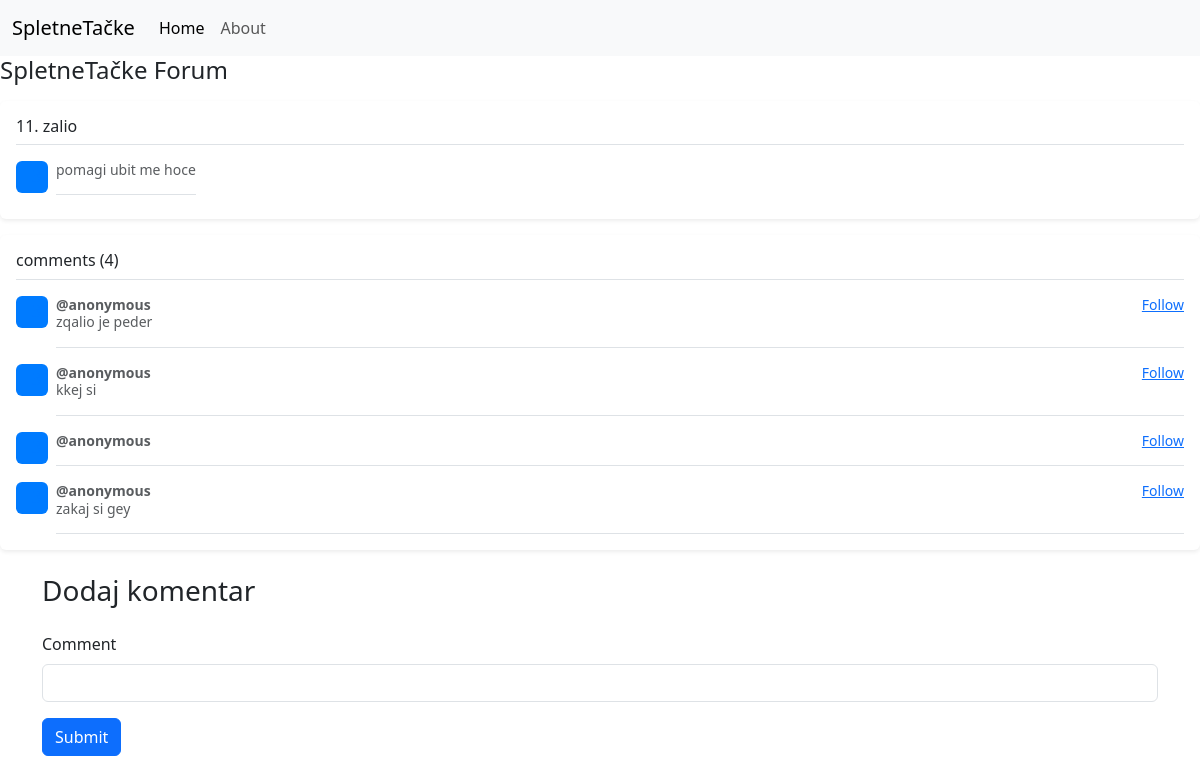
Before: /topic/11 with the older database file.
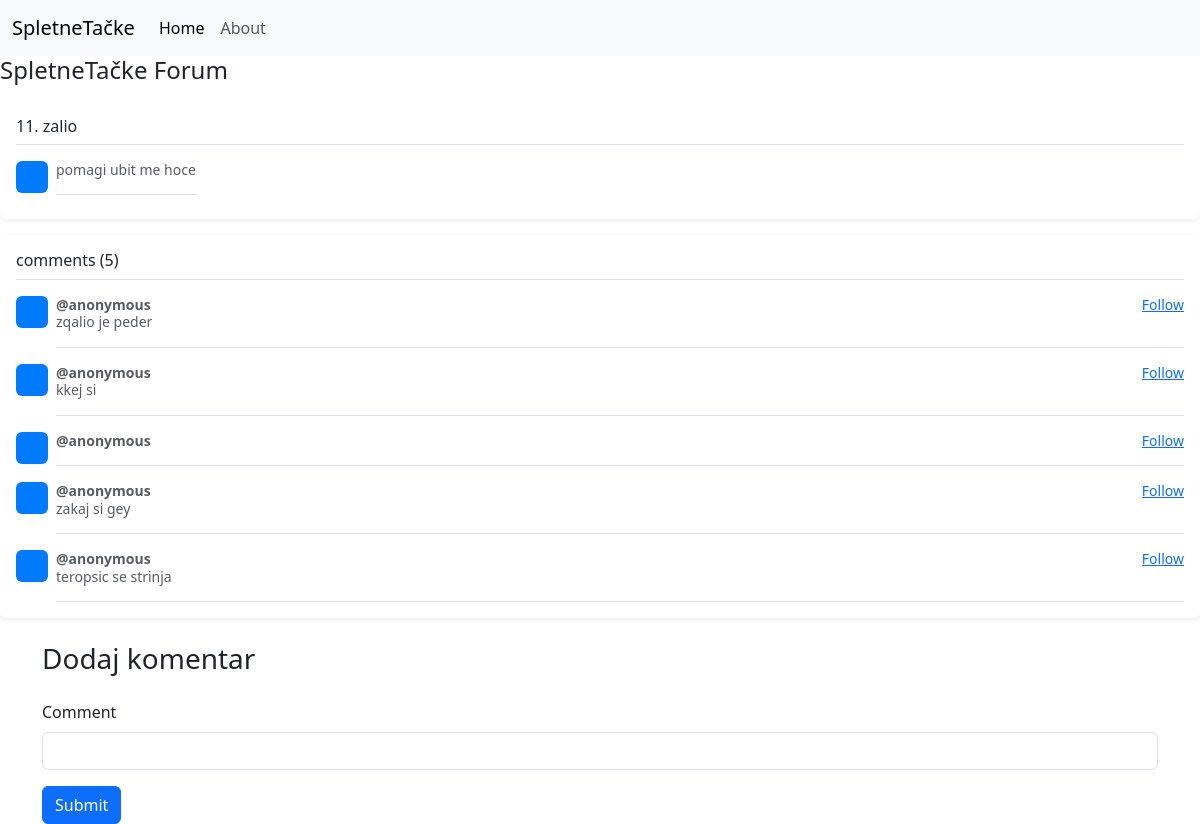
After: the same page with the newer database file.
### Forums/main.py (models this page shows)
class Topic(db.Model):
    id: Mapped[int] = mapped_column(primary_key=True)
    title: Mapped[str] = mapped_column(unique=True)
    description: Mapped[str]

class Comment(db.Model):
    id: Mapped[int] = mapped_column(primary_key=True)
    text: Mapped[str]
    topicId: Mapped[str]

### Forums/main.py (the view, shortened to what this page needs)
@app.route("/topic/<int:id>",methods=["GET", "POST"])
def topic(id):
    topic = db.get_or_404(Topic, id)
    comments = Comment.query.filter_by(topicId=id).all()
    return render_template("topic.html", topic=topic, comments=comments)

### Forums/templates/topic.html (shortened to what this page needs)
<!doctype html>
<html lang="en">
  <head>
    <link href="https://cdn.jsdelivr.net/npm/bootstrap@5.3.3/dist/css/bootstrap.min.css" rel="stylesheet">
  </head>
  <body>
    <nav class="navbar navbar-expand-lg bg-body-tertiary">
        <div class="container-fluid">
          <a class="navbar-brand" href="/">SpletneTačke</a>
          <div class="collapse navbar-collapse" id="navbarNavDropdown">
            <ul class="navbar-nav">
              <li class="nav-item">
                <a class="nav-link active" aria-current="page" href="/">Home</a>
              </li>
              <li class="nav-item">
                <a class="nav-link" href="#">About</a>
              </li>
            </ul>
          </div>
        </div>
      </nav>
        <h1 class="fs-4 text">SpletneTačke Forum</h1>
        <div class="my-3 p-3 bg-body rounded shadow-sm">
          <h6 class="border-bottom pb-2 mb-0">{{topic.id}}. {{topic.title}}<h6>
          <div class="d-flex text-muted pt-3">
            <svg class="bd-placeholder-img flex-shrink-0 me-2 rounded" width="32" height="32" xmlns="http://www.w3.org/2000/svg" role="img" aria-label="Placeholder: 32x32" preserveAspectRatio="xMidYMid slice" focusable="false"><title>Placeholder</title><rect width="100%" height="100%" fill="#007bff"></rect><text x="50%" y="50%" fill="#007bff" dy=".3em">32x32</text></svg>
            <p class="pb-3 mb-0 small lh-sm border-bottom">
              {{topic.description}}
            </p>
          </div>
      </div>
      <div class="my-3 p-3 bg-body rounded shadow-sm">
        <h6 class="border-bottom pb-2 mb-0">comments ({{comments | length}})</h6>
        {% for comment in comments %}
        <div class="d-flex text-muted pt-3">
          <svg class="bd-placeholder-img flex-shrink-0 me-2 rounded" width="32" height="32" xmlns="http://www.w3.org/2000/svg" role="img" aria-label="Placeholder: 32x32" preserveAspectRatio="xMidYMid slice" focusable="false"><title>Placeholder</title><rect width="100%" height="100%" fill="#007bff"></rect><text x="50%" y="50%" fill="#007bff" dy=".3em">32x32</text></svg>
          <div class="pb-3 mb-0 small lh-sm border-bottom w-100">
            <div class="d-flex justify-content-between">
              <strong class="text-gray-dark">@anonymous</strong>
              <a href="#">Follow</a>
            </div>
            <span class="">{{comment.text}}</span>
          </div>
        </div>
        {% endfor %}
      </div>
      <div class="container">
        <h1 class="fs-3 text my-4">Dodaj komentar</h1>
        <form accept="/topic/{{topic.id}}" method="post">
            <div class="mb-3">
                <label for="title" class="form-label">Comment</label>
                <input type="text" name="comment" class="form-control" id="comment" aria-describedby="emailHelp" >
              </div>
              <button type="submit" class="btn btn-primary">Submit</button>
        </form>
      </div>
  </body>
</html>

Changed rows visible on the page:
added Comment: text "teropsic se strinja"
Other visible differences:
{{ comments | length }}: "4" → "5"
